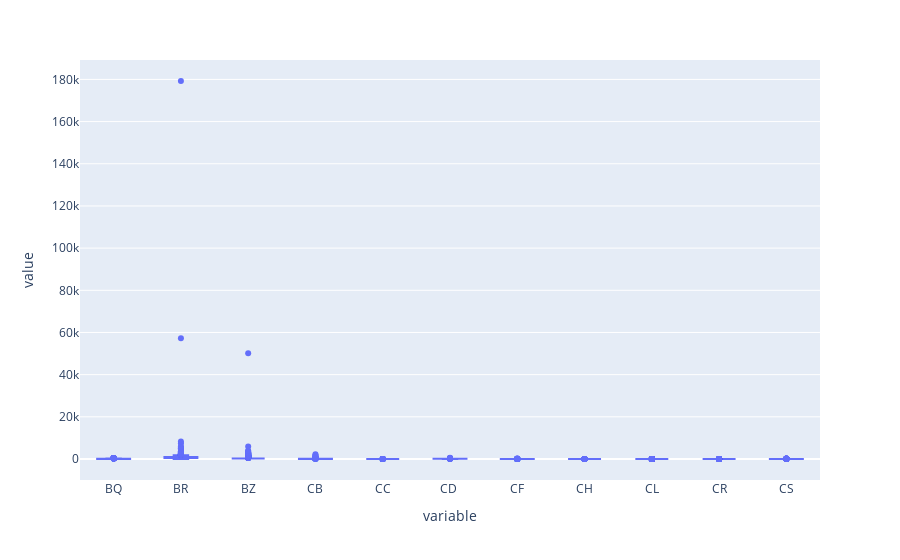

The notebook cell saved with this chart:
### Code cell
# firstlist = cols_list[]
fig = px.box(dfcon, y=cols_list[12:23])
fig.show()

### Figure 1 — Plotly figure (JSON) as saved in the notebook; plotly's stock layout.template omitted (floating-point values rounded to 4 significant figures; data arrays with more than 128 entries replaced by an {"elided": "..."} marker saying what was removed)
{"data": [{"alignmentgroup": "True", "hovertemplate": "variable=%{x}<br>value=%{y}<extra></extra>", "legendgroup": "", "marker": {"color": "#636efa"}, "name": "", "notched": false, "offsetgroup": "", "orientation": "v", "showlegend": false, "type": "box", "x": {"elided": "6787 str values"}, "x0": " ", "xaxis": "x", "y": {"elided": "6787 float values"}, "y0": " ", "yaxis": "y"}], "layout": {"boxmode": "group", "legend": {"tracegroupgap": 0}, "margin": {"t": 60}, "xaxis": {"anchor": "y", "domain": [0, 1], "title": {"text": "variable"}}, "yaxis": {"anchor": "x", "domain": [0, 1], "title": {"text": "value"}}}}
